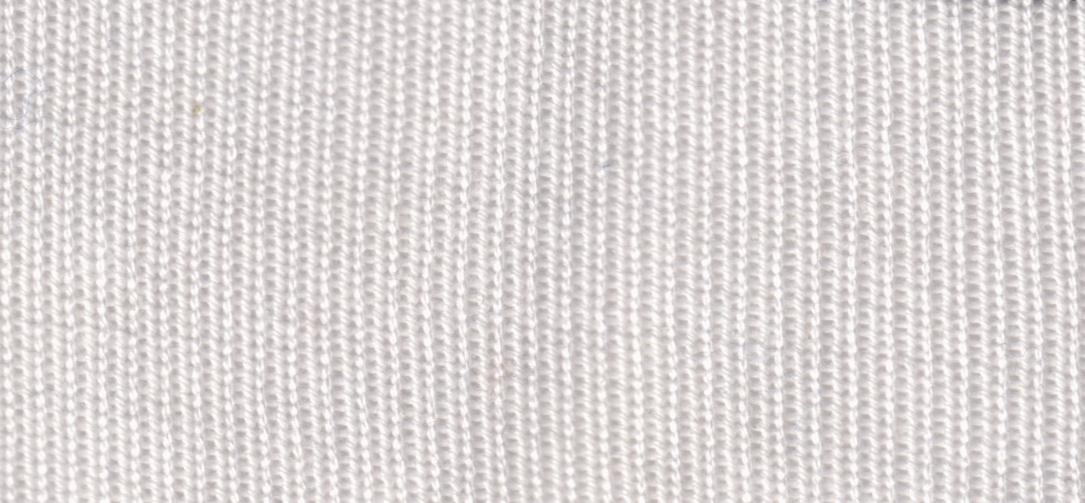
#> input picture samples/SWA004_TITANWOOL01.png, 2169 x 1005 px (shown at 1/2 size)
$ python -i knit_grid_literature_guided_v13.py   (imports and definitions only)   (older library calls are emulated)
#> lines starting #> are read from the running program, lines starting #| are printed output that depends on the picture

#!/usr/bin/env python3
"""
knit_grid_literature_guided_v13.py

Literature-guided refinement of the knit/fabric regular-grid retrieval pipeline.

This version keeps the previously stable regular-grid logic, but adds:
  - valid-region weighting
  - FFT/Hough-style orientation diagnostics
  - multi-method period candidate collection
  - harmonic/2x alias reconciliation
  - regression stability checks against prior accepted values for known samples
  - explicit wale-axis 2x semantic correction
  - local deviation and confidence reporting

The displayed grids are globally REGULAR rectangular grids:
    x = x0 + i * axis_a_px
    y = y0 + j * axis_b_px

The micro-grid is the image-derived repeat grid.
The wale-target grid doubles the wale dimension only.
"""

from __future__ import annotations

import argparse
import csv
import json
import math
import os
import zipfile
import textwrap
from dataclasses import dataclass, asdict
from pathlib import Path
from typing import Dict, Iterable, List, Optional, Sequence, Tuple

import cv2
import numpy as np
from PIL import Image, ImageDraw

try:
    from .numba_accel import (
        NUMBA_AVAILABLE,
        best_periodic_offset_accel,
        limited_autocorr_lags,
        nearest_grid_deviation_accel,
        nms_keep_indices,
        peak_pair_histogram,
        warm_numba_kernels,
    )
except ImportError:  # Allows direct file execution during local development.
    from numba_accel import (  # type: ignore
        NUMBA_AVAILABLE,
        best_periodic_offset_accel,
        limited_autocorr_lags,
        nearest_grid_deviation_accel,
        nms_keep_indices,
        peak_pair_histogram,
        warm_numba_kernels,
    )


DEFAULT_INPUTS: Dict[str, str] = {
    "yellow": "/mnt/data/test.png",
    "blue": "/mnt/data/test1.png",
    "pink": "/mnt/data/test2.png",
    "white": "/mnt/data/test3.png",
    "teal_fuzzy": "/mnt/data/test4.png",
}

# Previously accepted stable micro-grid values for the tested subset.
# v13 estimates are compared against these; if the new multi-method evidence
# agrees within tolerance, the selected value remains stable.
REFERENCE_STABLE_MICRO_GRID: Dict[str, Tuple[float, float]] = {
    "yellow": (32.00, 44.28),
    "blue": (32.12, 39.28),
    "pink": (40.59, 31.03),
    "white": (41.10, 48.40),
    "teal_fuzzy": (35.17, 52.89),
}


@dataclass
class PeriodCandidate:
    image: str
    axis: str
    source: str
    period_px: float
    support: float
    harmonic_role: str
    alias_period_px: float | None = None


@dataclass
class GridSummary:
    image: str
    estimated_micro_axis_a_px: float
    estimated_micro_axis_b_px: float
    selected_micro_axis_a_px: float
    selected_micro_axis_b_px: float
    previous_axis_a_px: float | None
    previous_axis_b_px: float | None
    delta_vs_previous_a_px: float | None
    delta_vs_previous_b_px: float | None
    selected_target_axis_a_px: float
    selected_target_axis_b_px: float
    wale_axis: str
    wale_multiplier: float
    x0_micro_px: float
    y0_micro_px: float
    x0_target_px: float
    y0_target_px: float
    valid_region_fraction: float
    orientation_fft_deg: float
    orientation_fft_confidence: float
    orientation_hough_deg: float
    orientation_hough_confidence: float
    period_confidence: float
    local_deviation_rms_px: float
    candidate_peaks_used: int
    status: str
    warnings: str


# ---------------------------------------------------------------------
# Utility functions
# ---------------------------------------------------------------------

# [12 lines left out: function load_rgb_crop_alpha, not called in this run]


def robust_normalize(x: np.ndarray, lo: float = 1.0, hi: float = 99.0) -> np.ndarray:
    x = np.asarray(x, np.float32)
    a, b = np.percentile(x, [lo, hi])
    if b <= a + 1e-8:
        return np.zeros_like(x, dtype=np.float32)
    return np.clip((x - a) / (b - a), 0.0, 1.0).astype(np.float32)


def rank_normalize(x: np.ndarray) -> np.ndarray:
    x = robust_normalize(x)
    flat = x.ravel()
    order = np.argsort(flat, kind="mergesort")
    ranks = np.empty_like(order, dtype=np.float32)
    ranks[order] = np.linspace(0, 1, len(flat), dtype=np.float32)
    return ranks.reshape(x.shape)


def odd(n: float | int) -> int:
    n = int(round(float(n)))
    return max(3, n + (n % 2 == 0))


def gray_rgb(x: np.ndarray) -> np.ndarray:
    u = (robust_normalize(x) * 255).astype(np.uint8)
    return np.dstack([u, u, u])


def save_gray(path: str | Path, x: np.ndarray) -> None:
    Image.fromarray(gray_rgb(x)).save(path)


# ---------------------------------------------------------------------
# Preprocessing and consensus response
# ---------------------------------------------------------------------

def luminance_flatfield(rgb: np.ndarray) -> np.ndarray:
    lab = cv2.cvtColor(rgb, cv2.COLOR_RGB2LAB)
#> lab: shape (1005, 2169, 3); mean of channels 0, 1, 2 220.5, 130, 128.9
    L = lab[:, :, 0].astype(np.float32) / 255.0
    Lm = cv2.medianBlur((L * 255).astype(np.uint8), 3).astype(np.float32) / 255.0
    sigma_bg = max(12.0, min(L.shape) / 10.0)
#> sigma_bg = 100.5
    bg = cv2.GaussianBlur(Lm, (0, 0), sigmaX=sigma_bg, sigmaY=sigma_bg)
    return robust_normalize(Lm / (bg + 1e-3))
#> in robust_normalize, `x = np.asarray(x, np.float32)`:
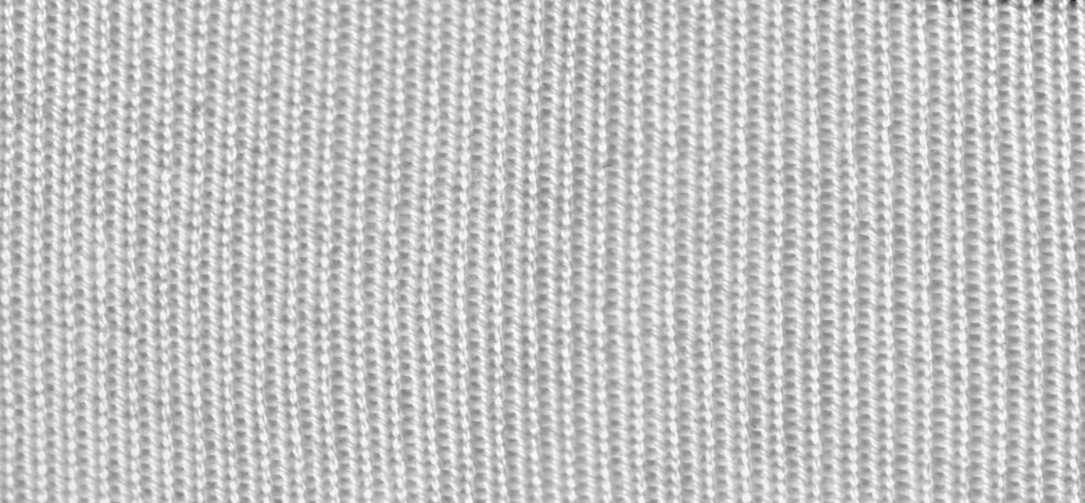
#> x: shape (1005, 2169) float32 (shown at 1/2 size); min 0.438, max 1.17, mean 0.999; drawn with min black and max white
#> in robust_normalize, `a, b = np.percentile(x, [lo, hi])`: a = 0.845; b = 1.14
#> in robust_normalize, `return np.clip((x - a) / (b - a), 0.0, 1.0).astype(np.float32)`:
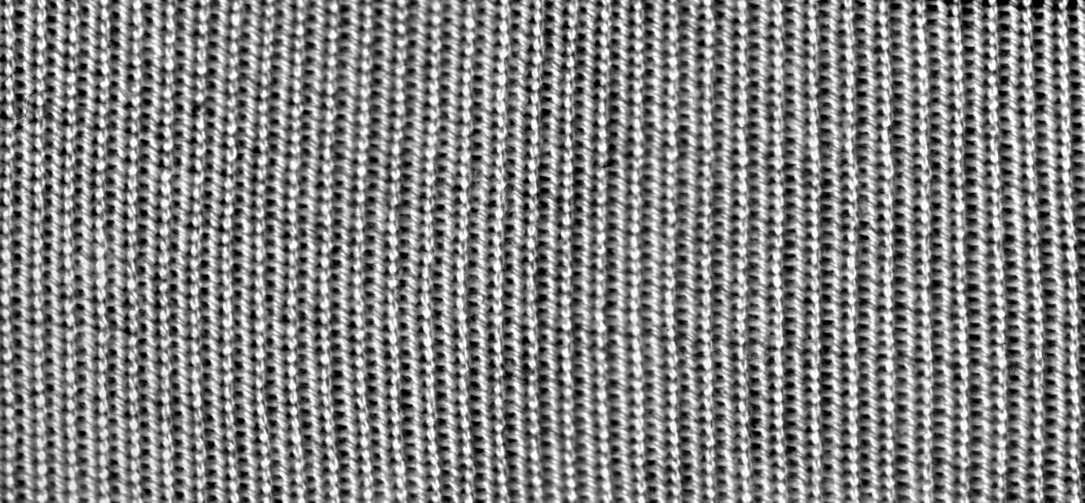
#> returned value: shape (1005, 2169) float32 (shown at 1/2 size); min 0, max 1, mean 0.518


def multiscale_blackhat(x: np.ndarray) -> np.ndarray:
    u8 = (robust_normalize(x) * 255).astype(np.uint8)
    mn = min(x.shape)
#> mn = 1005
    acc = np.zeros_like(x, dtype=np.float32)
    for factor in (0.014, 0.024, 0.040):
        k = odd(max(3, mn * factor))
        kernel = cv2.getStructuringElement(cv2.MORPH_ELLIPSE, (k, k))
        r = cv2.morphologyEx(u8, cv2.MORPH_BLACKHAT, kernel).astype(np.float32) / 255.0
        acc = np.maximum(acc, r)
    return robust_normalize(acc)


def dog_dark(x: np.ndarray) -> np.ndarray:
    mn = min(x.shape)
#> mn = 1005
    s1 = max(1.2, mn / 180.0)
#> s1 = 5.58
    s2 = max(s1 * 2.0, mn / 65.0)
#> s2 = 15.46
    small = cv2.GaussianBlur(x, (0, 0), sigmaX=s1, sigmaY=s1)
    large = cv2.GaussianBlur(x, (0, 0), sigmaX=s2, sigmaY=s2)
    return robust_normalize(np.maximum(large - small, 0.0))


def log_dark(x: np.ndarray) -> np.ndarray:
    mn = min(x.shape)
#> mn = 1005
    sigma = max(1.2, mn / 120.0)
#> sigma = 8.38
    g = cv2.GaussianBlur(x, (0, 0), sigmaX=sigma, sigmaY=sigma)
    lap = cv2.Laplacian(g, cv2.CV_32F, ksize=3)
    return robust_normalize(np.maximum(lap, 0.0))


def local_z_dark(x: np.ndarray) -> np.ndarray:
    mn = min(x.shape)
#> mn = 1005
    sigma = max(3.0, mn / 45.0)
#> sigma = 22.33
    mean = cv2.GaussianBlur(x, (0, 0), sigmaX=sigma, sigmaY=sigma)
    mean2 = cv2.GaussianBlur(x * x, (0, 0), sigmaX=sigma, sigmaY=sigma)
    std = np.sqrt(np.maximum(mean2 - mean * mean, 1e-5))
    return robust_normalize(np.maximum((mean - x) / (std + 1e-3), 0.0))


def median_residual_dark(x: np.ndarray) -> np.ndarray:
    mn = min(x.shape)
#> mn = 1005
    k = odd(max(7, mn / 35.0))
#> k = 29
    med = cv2.medianBlur((x * 255).astype(np.uint8), k).astype(np.float32) / 255.0
    return robust_normalize(np.maximum(med - x, 0.0))
#> in robust_normalize (call 7), `a, b = np.percentile(x, [lo, hi])`: b = 0.451
#> in robust_normalize (call 7), `return np.clip((x - a) / (b - a), 0.0, 1.0).astype(np.float32)`:
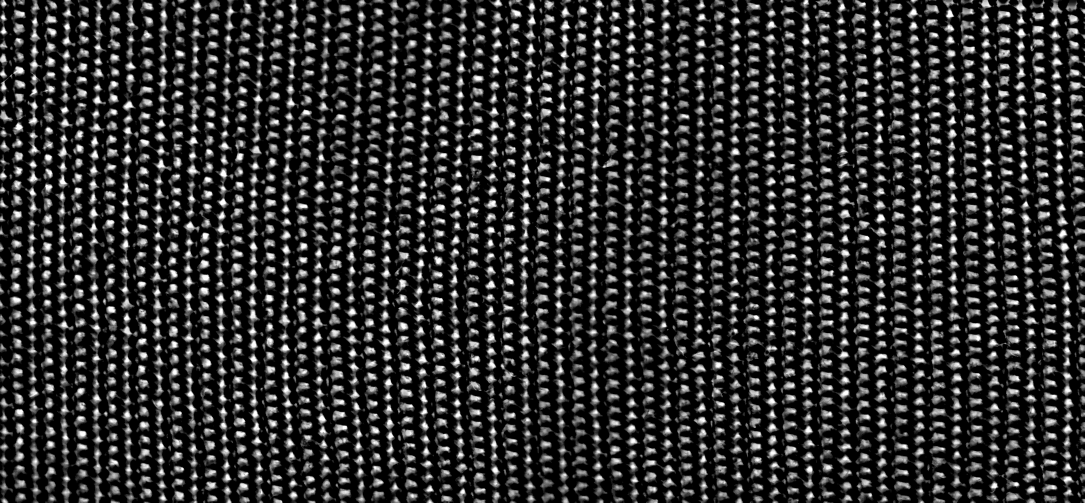
#> returned value: shape (1005, 2169) float32 (shown at 1/2 size); min 0, max 1, mean 0.186


def retinex_dark(x: np.ndarray) -> np.ndarray:
    sigma = max(8.0, min(x.shape) / 30.0)
#> sigma = 33.5
    eps = 1e-3
    r = np.log(x + eps) - np.log(cv2.GaussianBlur(x, (0, 0), sigmaX=sigma, sigmaY=sigma) + eps)
    return robust_normalize(np.maximum(-r, 0.0))


def hessian_dark(x: np.ndarray) -> np.ndarray:
    sigma = max(1.2, min(x.shape) / 130.0)
#> sigma = 7.73
    g = cv2.GaussianBlur(x, (0, 0), sigmaX=sigma, sigmaY=sigma)
    dxx = cv2.Sobel(g, cv2.CV_32F, 2, 0, ksize=3)
    dyy = cv2.Sobel(g, cv2.CV_32F, 0, 2, ksize=3)
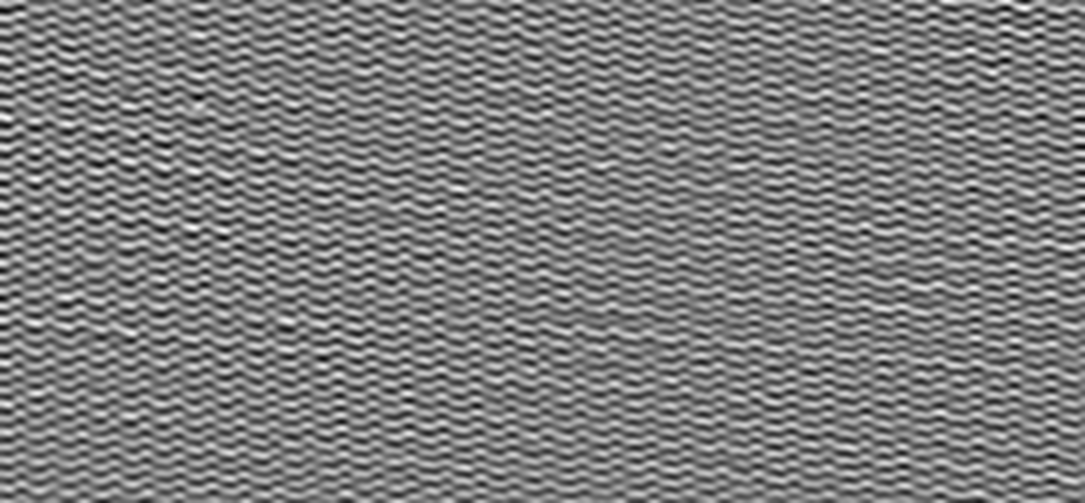
#> dyy: shape (1005, 2169) float32 (shown at 1/2 size); min -0.0126, max 0.0129, mean 1.33e-07; drawn with min black and max white
    dxy = cv2.Sobel(g, cv2.CV_32F, 1, 1, ksize=3)
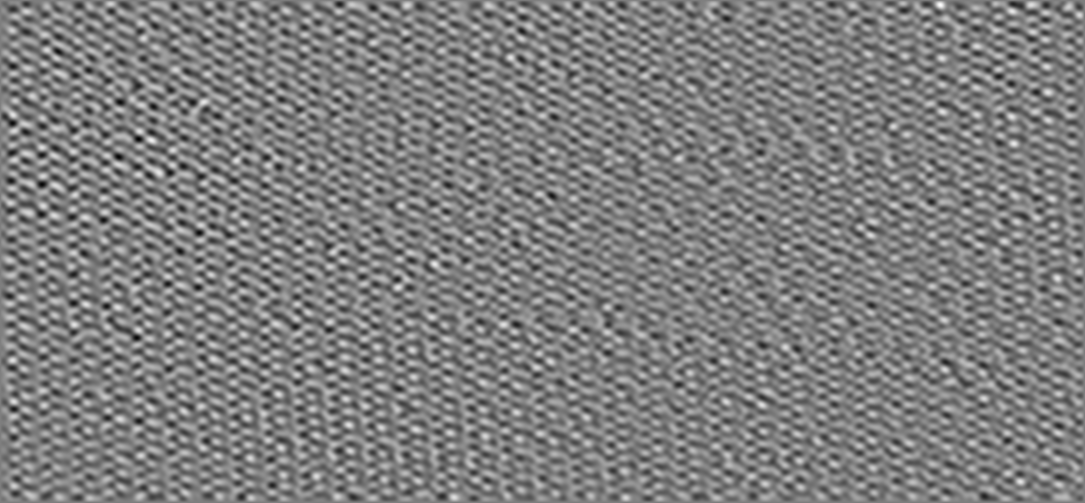
#> dxy: shape (1005, 2169) float32 (shown at 1/2 size); min -0.00711, max 0.00719, mean -4.9e-07; drawn with min black and max white
    trace = dxx + dyy
    det = dxx * dyy - dxy * dxy
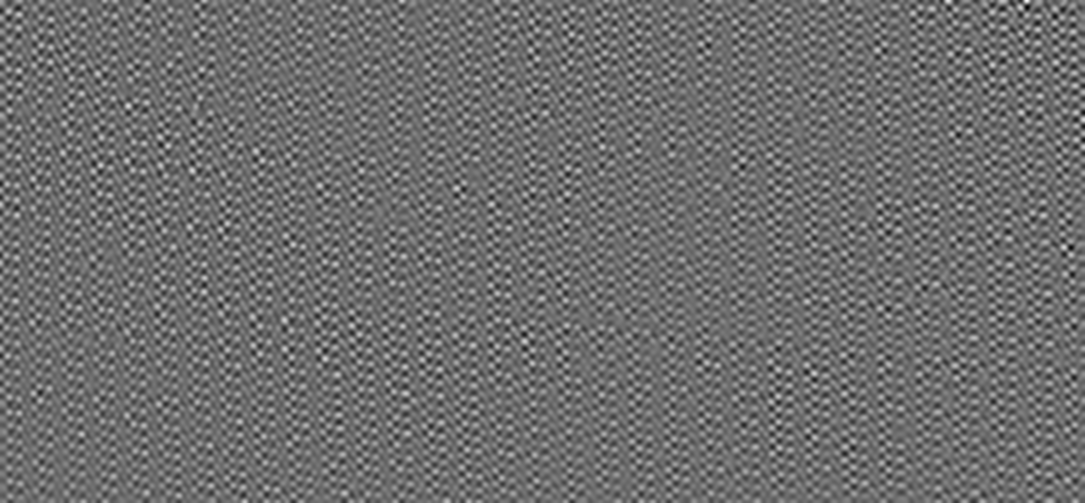
#> det: shape (1005, 2169) float32 (shown at 1/2 size); min -0.000183, max 0.00024, mean 5.85e-09; drawn with min black and max white
    return robust_normalize(np.maximum(trace, 0.0) * robust_normalize(np.maximum(det, 0.0)))
#> in robust_normalize (call 10), `a, b = np.percentile(x, [lo, hi])`: b = 0.0196
#> in robust_normalize (call 10), `return np.clip((x - a) / (b - a), 0.0, 1.0).astype(np.float32)`:
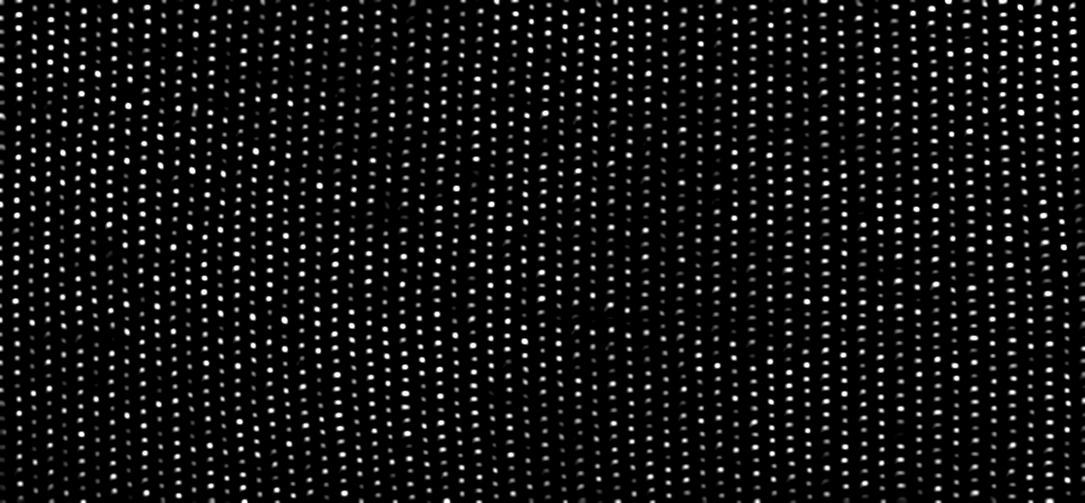
#> returned value: shape (1005, 2169) float32 (shown at 1/2 size); min 0, max 1, mean 0.0681


def build_consensus_response(rgb: np.ndarray) -> Tuple[np.ndarray, np.ndarray, np.ndarray, np.ndarray, Dict[str, np.ndarray]]:
    Lf = luminance_flatfield(rgb)
    maps = {
        "luminance_flatfield": Lf,
        "blackhat": multiscale_blackhat(Lf),
        "dog_dark": dog_dark(Lf),
        "log_dark": log_dark(Lf),
        "local_z_dark": local_z_dark(Lf),
        "median_residual_dark": median_residual_dark(Lf),
        "retinex_dark": retinex_dark(Lf),
        "hessian_dark": hessian_dark(Lf),
    }

    stack = np.stack([rank_normalize(v) for k, v in maps.items() if k != "luminance_flatfield"], axis=0)
    mean = np.mean(stack, axis=0)
    med = np.median(stack, axis=0)
    q85 = np.quantile(stack, 0.85, axis=0)
    agreement = robust_normalize((stack > 0.84).mean(axis=0))

    consensus = robust_normalize(0.45 * mean + 0.35 * med + 0.20 * q85)

    sigma = max(2.0, min(consensus.shape) / 60.0)
#> sigma = 16.75
    mu = cv2.GaussianBlur(consensus, (0, 0), sigmaX=sigma, sigmaY=sigma)
    mu2 = cv2.GaussianBlur(consensus * consensus, (0, 0), sigmaX=sigma, sigmaY=sigma)
    std = np.sqrt(np.maximum(mu2 - mu * mu, 1e-5))
    center_confidence = robust_normalize(np.maximum((consensus - mu) / (std + 1e-3), 0.0))

    consensus_strict = robust_normalize((0.55 * consensus + 0.45 * center_confidence) * (0.75 + 0.25 * agreement))

    # Valid-region mask: deliberately conservative. It suppresses zones with
    # very weak evidence but does not over-mask normal samples.
    smooth_agreement = cv2.GaussianBlur(agreement, (0, 0), sigmaX=max(4.0, min(agreement.shape) / 70.0))
    smooth_strict = cv2.GaussianBlur(consensus_strict, (0, 0), sigmaX=max(4.0, min(agreement.shape) / 70.0))
    mask_score = robust_normalize(0.55 * smooth_agreement + 0.45 * smooth_strict)
    valid_mask = (mask_score >= np.percentile(mask_score, 25)).astype(np.float32)
    valid_mask = cv2.morphologyEx(valid_mask, cv2.MORPH_OPEN, np.ones((5, 5), np.uint8))
    valid_mask = cv2.morphologyEx(valid_mask, cv2.MORPH_CLOSE, np.ones((11, 11), np.uint8))
    if valid_mask.mean() < 0.35:
        # Avoid accidentally throwing away the sample on highly fuzzy crops.
        valid_mask = (mask_score >= np.percentile(mask_score, 40)).astype(np.float32)
        if valid_mask.mean() < 0.25:
            valid_mask = np.ones_like(valid_mask, dtype=np.float32)

    maps["consensus"] = consensus
    maps["agreement"] = agreement
    maps["consensus_strict"] = consensus_strict
    maps["center_confidence"] = center_confidence
    maps["valid_mask"] = valid_mask

    return consensus_strict, center_confidence, agreement, valid_mask, maps


# ---------------------------------------------------------------------
# Orientation diagnostics
# ---------------------------------------------------------------------

# [62 lines left out: functions orientation_fft, orientation_hough, not called in this run]


# ---------------------------------------------------------------------
# Period candidate collection
# ---------------------------------------------------------------------

def smooth_profile(profile: np.ndarray, sigma: float = 3.0) -> np.ndarray:
    return cv2.GaussianBlur(np.asarray(profile, np.float32).reshape(1, -1), (0, 0), sigmaX=sigma).ravel()


# [256 lines left out: functions autocorr_peaks_profile, fft_peaks_profile, ac2d_axis_peaks, find_candidate_peaks, peak_pair_candidates, local_window_candidates and 3 more, not called in this run]


# ---------------------------------------------------------------------
# Grid phase, overlays, and local deviation
# ---------------------------------------------------------------------

def best_periodic_offset(coords: Sequence[float], period: float) -> float:
    return best_periodic_offset_accel(np.asarray(coords, dtype=np.float64), period)


# [357 lines left out: functions draw_regular_grid, nearest_grid_deviation, draw_deviation_overlay, apply_wale_multiplier, make_panel, make_montage and 6 more, not called in this run]


# [2 lines not run here, left out]

>>> import cv2
>>> picture = cv2.cvtColor(cv2.imread('../../../samples/SWA004_TITANWOOL01.png'), cv2.COLOR_BGR2RGB)
>>> result = build_consensus_response(picture)
#> result = 5 items

$ run again, on samples/SWA004_TITANWOOL02.png
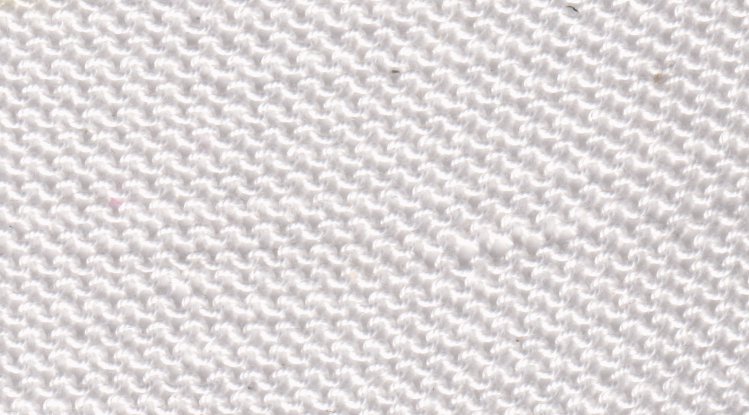
#> input picture samples/SWA004_TITANWOOL02.png, 1498 x 830 px (shown at 1/2 size)
#> lab: shape (830, 1498, 3); mean of channels 0, 1, 2 222.5, 129.9, 128.1
#> a = 0.841; b = 1.14
#> in dog_dark, `mn = min(x.shape)`: mn = 830
#> s1 = 4.61
#> s2 = 12.77
#> in log_dark, `mn = min(x.shape)`: mn = 830
#> in log_dark, `sigma = max(1.2, mn / 120.0)`: sigma = 6.92
#> in local_z_dark, `mn = min(x.shape)`: mn = 830
#> in local_z_dark, `sigma = max(3.0, mn / 45.0)`: sigma = 18.44
#> in robust_normalize (call 6), `x = np.asarray(x, np.float32)`:
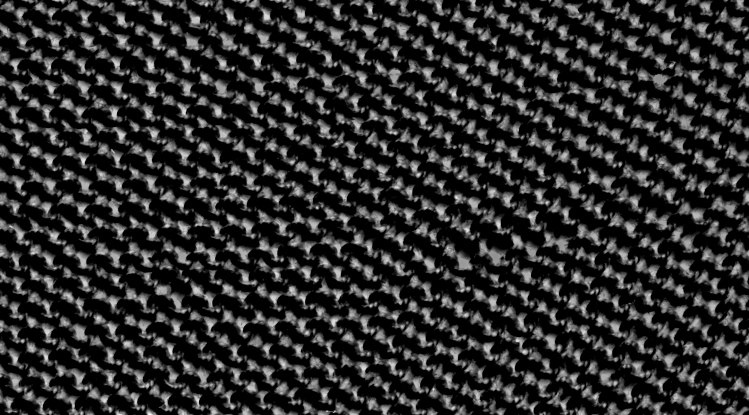
#> x: shape (830, 1498) float32 (shown at 1/2 size); min 0, max 2.31, mean 0.408; drawn with min black and max white
#> b = 1.74
#> in median_residual_dark, `mn = min(x.shape)`: mn = 830
#> in median_residual_dark, `k = odd(max(7, mn / 35.0))`: k = 25
#> in retinex_dark, `sigma = max(8.0, min(x.shape) / 30.0)`: sigma = 27.67
#> in hessian_dark, `sigma = max(1.2, min(x.shape) / 130.0)`: sigma = 6.38
#> b = 0.0257
#> in robust_normalize (call 10), `return np.clip((x - a) / (b - a), 0.0, 1.0).astype(np.float32)`:
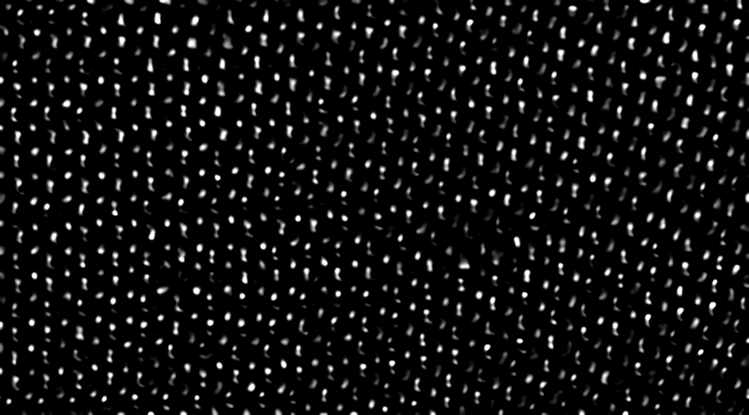
#> returned value: shape (830, 1498) float32 (shown at 1/2 size); min 0, max 1, mean 0.0679
#> result = 5 items
